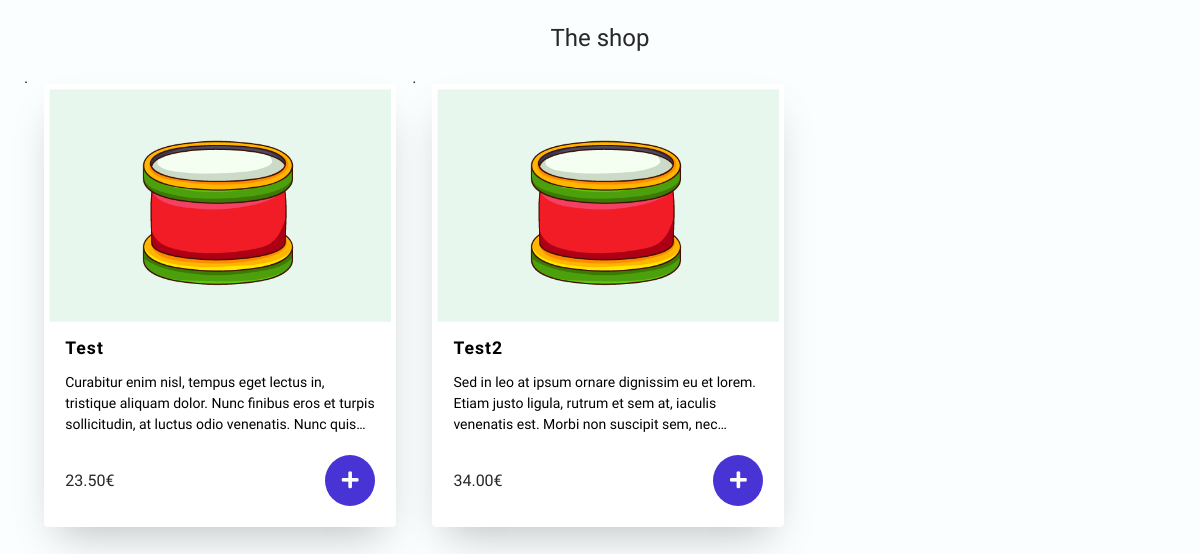
Page /shop/ on the earlier database version.
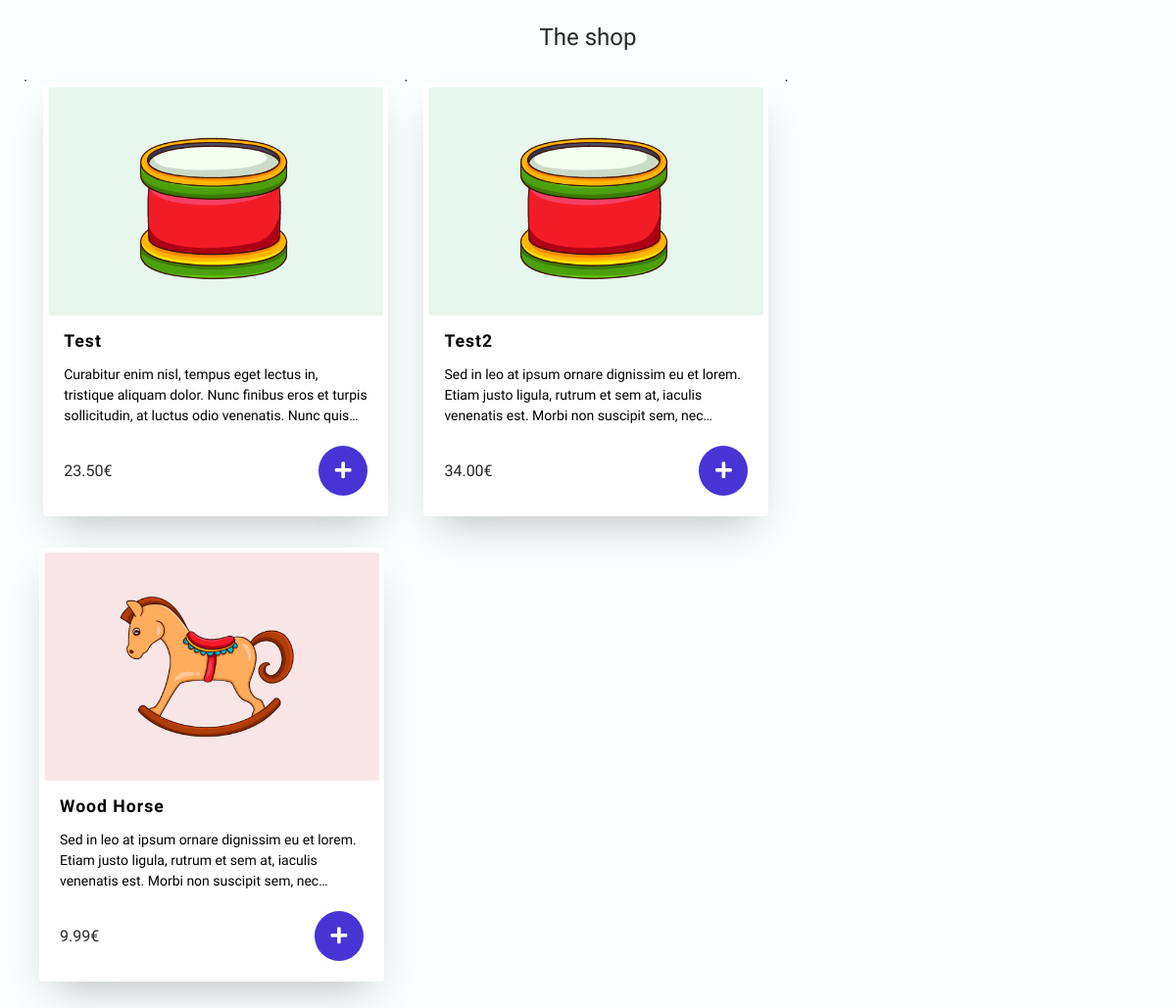
Same page on the later database version.
### santaHood/models.py (models this page shows, shortened)
class Product(models.Model):
    name = models.CharField(max_length=200)
    slug = models.SlugField(null=False, unique=True)
    price = models.DecimalField(max_digits=5, decimal_places=2)
    description = models.TextField(default=' ',)
    image = models.ImageField(upload_to = "santaHood/static/santaHood/img/", )
    alt = models.CharField(max_length=50, null=False)
    quantity = models.IntegerField()
    last_modified = models.DateTimeField(auto_now_add = True)

### santaHood/views.py (the view)
# urls.py: path('shop/', shop, name='shop'),
def shop(request):
  context ={}
  context["dataset"] = Product.objects.all()
  return render(request, 'santaHood/shop.html', context)

### santaHood/templates/santaHood/shop.html (shortened to what this page needs)
{% load static %}
<link
  rel="stylesheet"
  type="text/css"
  href="{% static 'santaHood/css/home.css' %}"
/>
<link
  rel="stylesheet"
  type="text/css"
  href="{% static 'santaHood/css/main.css' %}"
/>
<link
  rel="stylesheet"
  type="text/css"
  href="{% static 'santaHood/css/buttons.css' %}"
/>
<link
  rel="stylesheet"
  href="https://cdnjs.cloudflare.com/ajax/libs/normalize/5.0.0/normalize.min.css"
/>
<link
  rel="stylesheet"
  href="https://cdnjs.cloudflare.com/ajax/libs/font-awesome/5.14.0/css/all.min.css"
/>
<div class="main">
  <h1>The shop</h1>
  <ul class="cards">
    {% for data in dataset %}.
    <li class="cards_item">
      <div class="card">
        <div class="card_image">
          <img src="{{ data.image }}" alt="My image" />
        </div>
        <div class="card_content">
          <h2 class="card_title">{{ data.name }}</h2>
          <p class="card_text">{{ data.description }}</p>
          <div class="card_cta">
            <p>{{ data.price }}€</p>
            <a href="{{ data.slug }}" class="cart-button">
              <span class="add-to-cart"> <i class="fas fa-plus"></i></span>
            </a>
          </div>
        </div>
      </div>
    </li>
    {% endfor %}
  </ul>
</div>

### santaHood/static/santaHood/css/home.css (style rules this page uses)
*, *::before, *::after { box-sizing: border-box; }
.main { max-width: 1200px; margin: 0 auto; }
h1 { font-size: 24px; font-weight: 400; text-align: center; }
img { height: auto; max-width: 100%; vertical-align: middle; }
.cards { display: flex; flex-wrap: wrap; list-style: none; margin: 0; padding: 0; }
.cards_item { display: flex; padding: 1rem; }
@media (min-width: 40rem) { .cards_item { width: 50%; } }
@media (min-width: 56rem) { .cards_item { width: 33.3333%; } }
.card { background-color: white; border-radius: 0.25rem; box-shadow: 0 20px 40px -14px rgba(0, 0, 0, 0.25); display: flex; flex-direction: column; overflow: hidden; padding: 5px; }
.card_content { position: relative; padding: 1rem; background-color: #fff; }
.card_title { color: #000000; font-size: 1.1rem; font-weight: 700; letter-spacing: 1px; text-transform: capitalize; margin: 0px; }
.card_text { color: #000000; font-size: 0.875rem; line-height: 1.5; margin-bottom: 1.25rem; font-weight: 400; display: -webkit-box; overflow: hidden; -webkit-line-clamp: 3; -webkit-box-orient: vertical; }
.card_cta { display: flex; justify-content: space-between; }

### santaHood/static/santaHood/css/main.css (style rules this page uses)
img { width: 100%; height: auto; }

### santaHood/static/santaHood/css/buttons.css (style rules this page uses)
.cart-button { position: relative; padding: 25px 25px; border: 0; border-radius: 50%; background-color: #4834d4; outline: none; cursor: pointer; color: #fff; transition: 0.3s ease-in-out; overflow: hidden; }
.cart-button span { position: absolute; z-index: 3; left: 50%; top: 50%; font-size: 1.2em; color: #fff; transform: translate(-50%, -50%); }
.cart-button span.add-to-cart { opacity: 1; }

Differences in the rows shown:
added Product: image (picture), name "Wood Horse", description "Sed in leo at ipsum ornare dignissim eu et lorem. Etiam justo ligula, rutrum et sem at, iaculis venenatis est. Morbi non suscipit sem,…", price "9.99"
